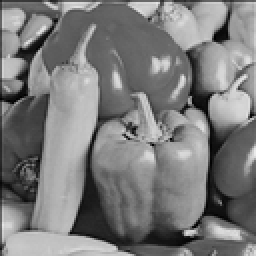
%> input picture submission2/Code/Matlab/RPCA/input_img.png, 128 x 128 px, shrunk from 256 x 256 before the run (shown 2 times larger)
$ octave RPCA_CorruptedEntries.m   (GNU Octave 9; MATLAB toolbox functions it lacks are replaced by stand-ins)
%> lines starting %> are read from the running program, lines starting %| are printed output that depends on the picture
### submission2/Code/Matlab/RPCA/rpca.m
function [L, S] = rpca(X, lambda, mu, tol, max_iter)
    % - X is a data matrix (of the size N x M) to be decomposed
    %   X can also contain NaN's for unobserved values
    % - lambda - regularization parameter, default = 1/sqrt(max(N,M))
    % - mu - the augmented lagrangian parameter, default = 10*lambda
    % - tol - reconstruction error tolerance, default = 1e-6
    % - max_iter - maximum number of iterations, default = 1000

    [M, N] = size(X);
    unobserved = isnan(X);
    X(unobserved) = 0;
    normX = norm(X, 'fro');

    % default arguments
    if nargin < 2
        lambda = 1 / sqrt(max(M,N));
    end
    if nargin < 3
        mu = 10*lambda;
    end
    if nargin < 4
        tol = 1e-6;
    end
    if nargin < 5
        max_iter = 1000;
    end

    % initial solution
    L = zeros(M, N);
    S = zeros(M, N);
    Y = zeros(M, N);

    for iter = (1:max_iter)
        % ADMM step: update L and S
        L = Do(1/mu, X - S + (1/mu)*Y);
        S = So(lambda/mu, X - L + (1/mu)*Y);
        % and augmented lagrangian multiplier
        Z = X - L - S;
        Z(unobserved) = 0; % skip missing values
        Y = Y + mu*Z;

        err = norm(Z, 'fro') / normX;
        if (iter == 1) || (mod(iter, 10) == 0) || (err < tol)
            fprintf(1, 'iter: %04d\terr: %f\trank(L): %d\tcard(S): %d\n', ...
                    iter, err, rank(L), nnz(S(~unobserved)));
        end
        if (err < tol)
            break;
        end
    end
end

% [10 lines left out: functions So, Do, not called in this run]

### submission2/Code/Matlab/RPCA/RPCA_CorruptedEntries.m
% This code calculates the error in recovering an image
% which is corrupted with noise, recovered using Robust PCA.
% Group-10
clc;
close all;
clear all;


% read image and corrupt the image using imnoise
img = double(imread('input_img.png'))/255;
%> img: size 128x128 double; min 0, max 0.918, mean 0.483
msk = zeros(size(img));
%We calculate error for (10,20,30,40,50)% corrupted entries
n = 0.1:0.1:0.5;
for p=1:length(n)
    img_corrupted = imnoise(img,'salt & pepper',n(p));
    X = img_corrupted;

    % apply Robust PCA
    lambda = 0.0625;
    tic
    [L, S] = rpca(X, lambda, 1.0, 1e-6);
    toc

    % Reconstruct the image from the corruption in matrix
    img_reconstructed = zeros(size(img));
    img_noise = zeros(size(img));
    img_final = L;
    img_noise = S;
    img_cur = L+S;

    % Result  Plot
    figure,
    subplot(2,2,1), imshow(img_corrupted), title('Corrupted Image')
    subplot(2,2,2), imshow(img_final), title('Recovered Image')
    subplot(2,2,3), imshow(img_cur), title('Corrupted Image - L+S')
    subplot(2,2,3), imshow(img_noise), title('Noise Image')
    suptitle('Robust PCA implmentation for Corrupted Images');

    % Error Calculation
    [a(p),b(p),c(p),de(p)] = measerr(img,L);
end
%> this loop made 5 passes
%> pass 1, `img_corrupted = imnoise(img,'salt & pepper',n(p));`:
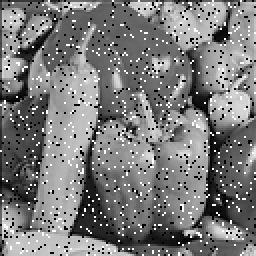
%> img_corrupted: size 128x128 double (shown 2 times larger); min 0, max 1, mean 0.481
%> pass 1, `[L, S] = rpca(X, lambda, 1.0, 1e-6);`:
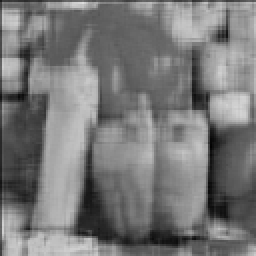
%> L: size 128x128 double (shown 2 times larger); min 0.0118, max 0.87, mean 0.474
%> pass 1, `[L, S] = rpca(X, lambda, 1.0, 1e-6);`:
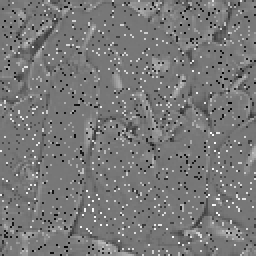
%> S: size 128x128 double (shown 2 times larger); min -0.8, max 0.911, mean 0.00772; drawn with min black and max white
%> after the loop, a = [69.79 69.23 67.73 66.42 64.78]; b = [0.00683 0.00777 0.011 0.0148 0.0216]; c = [0.624 0.695 0.659 0.676 0.758]; de = [0.919 0.915 0.879 0.851 0.774]

% Error Plot
figure,plot(n*100,b);
title('Error plot for RPCA - Corrupted Entries');
xlabel('% of Corrupted Entries');
ylabel('Mean Square Error');
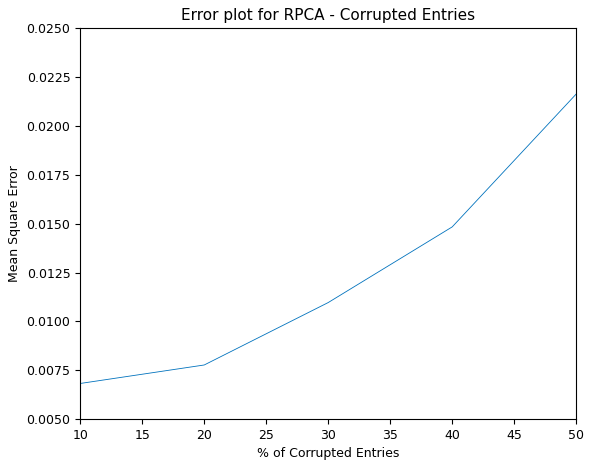
%> figure redrawn from the program's plot data
